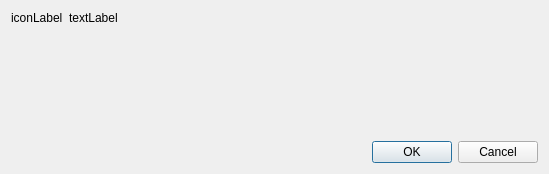
<?xml version="1.0" encoding="UTF-8"?>
<ui version="4.0">
 <class>InputPanel</class>
 <widget class="QWidget" name="InputPanel">
  <property name="geometry">
   <rect>
    <x>0</x>
    <y>0</y>
    <width>549</width>
    <height>174</height>
   </rect>
  </property>
  <property name="windowTitle">
   <string>Form</string>
  </property>
  <layout class="QGridLayout" name="gridLayout" rowstretch="0,0,0,1,0">
   <item row="4" column="0" colspan="2">
    <widget class="QWidget" name="buttonPanelWidget" native="true">
     <layout class="QHBoxLayout" name="horizontalLayout" stretch="1,0">
      <property name="margin">
       <number>0</number>
      </property>
      <item>
       <spacer name="horizontalSpacer">
        <property name="orientation">
         <enum>Qt::Horizontal</enum>
        </property>
        <property name="sizeHint" stdset="0">
         <size>
          <width>40</width>
          <height>20</height>
         </size>
        </property>
       </spacer>
      </item>
      <item>
       <widget class="QDialogButtonBox" name="_buttonBox">
        <property name="standardButtons">
         <set>QDialogButtonBox::Cancel|QDialogButtonBox::Ok</set>
        </property>
       </widget>
      </item>
     </layout>
    </widget>
   </item>
   <item row="1" column="0" rowspan="2" colspan="2">
    <layout class="QHBoxLayout" name="iconTextLayout" stretch="0,1">
     <item>
      <widget class="QLabel" name="iconLabel">
       <property name="text">
        <string>iconLabel</string>
       </property>
      </widget>
     </item>
     <item>
      <widget class="QLabel" name="textLabel">
       <property name="text">
        <string>textLabel</string>
       </property>
      </widget>
     </item>
    </layout>
   </item>
   <item row="3" column="0" colspan="2">
    <widget class="QWidget" name="_inputPanel" native="true"/>
   </item>
  </layout>
 </widget>
 <resources/>
 <connections/>
</ui>
